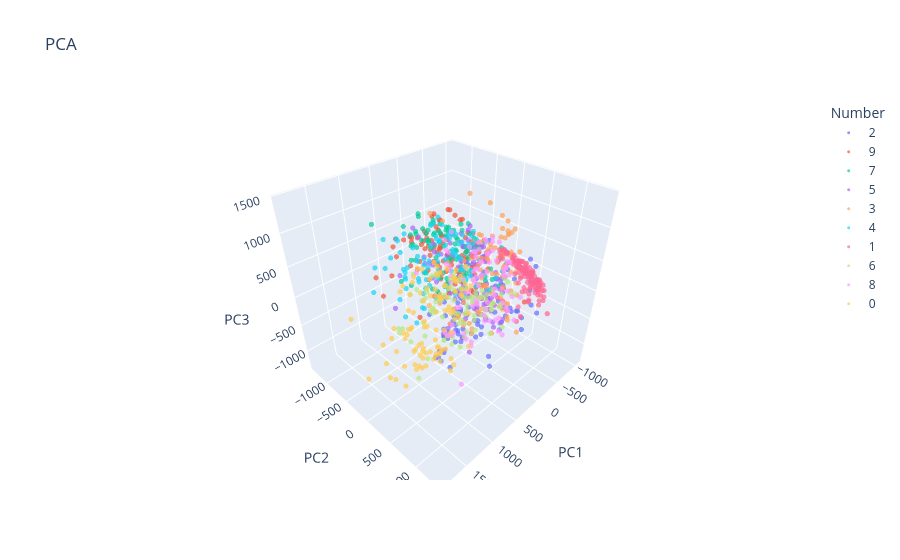

The notebook cell this image was saved under:
### Markdown cell above
## 3. Візуалізувати дані у просторі перших трьох компонент
* Побудувати 3D-графік (PC1, PC2, PC3) для кращого розуміння структури даних (використати matplotlib.axes3d або plotly). Точки зафарбувати відповідно до класу цифри.
* Проаналізувати, чи видно кластери для різних цифр, наскільки добре PCA відділяє класи у тривимірному просторі.

### Code cell
import plotly.express as px

n_samples = 1000
random_indices = np.random.choice(X_pca.shape[0], size=n_samples, replace=False)

X_pca_subset = X_pca[random_indices]
y_subset = y[random_indices].astype(str)

fig = px.scatter_3d(
    x=X_pca_subset[:, 0],
    y=X_pca_subset[:, 1],
    z=X_pca_subset[:, 2],
    color=y_subset,
    color_discrete_sequence=px.colors.qualitative.Plotly,
    title='PCA',
    opacity=0.7,
    labels={'x': 'PC1', 'y': 'PC2', 'z': 'PC3', 'color': 'Number'}
)

fig.update_traces(marker=dict(size=3))

fig.show()
